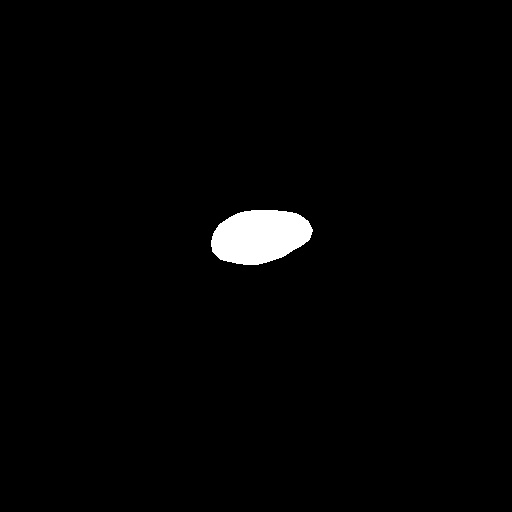
#> input picture Segmentation/MRIsample/CT/0.jpg, 512 x 512 px; its folder holds only this picture in this run
$ python -i main.py   (imports and definitions only)
#> lines starting #> are read from the running program, lines starting #| are printed output that depends on the picture; after the words box and inside, x2 and y2 are one past the last pixel; in counts of white or black regions, pixels touching at a corner belong together
import sys
import os

from PyQt5.QtWidgets import (
    QApplication, QMainWindow, QWidget, QLabel, QPushButton, QFileDialog,
    QGroupBox, QHBoxLayout, QVBoxLayout, QSpinBox, QTabWidget, QGridLayout,
    QFrame, QMessageBox
)

from PyQt5.QtGui import QPixmap, QImage
from PyQt5.QtCore import Qt

import cv2
import numpy as np

SIZE = 350

# [43 lines left out: functions make_image_box, draw_mask, draw_predict_mask, not called in this run]

#我的
SIZE = 350
FT_LOW = 0
FT_HIGH = 60
ISOLATION_THRESHOLD = 60

def get_TopK_largest_contours(mask, K=1):
    cnts, _ = cv2.findContours(mask, cv2.RETR_EXTERNAL, cv2.CHAIN_APPROX_SIMPLE)
    if not cnts:
        return []
    cnts_sorted = sorted(cnts, key=cv2.contourArea, reverse=True)
    return cnts_sorted[:K]

def fill_holes(mask, K=1):
    TopK_contour = get_TopK_largest_contours(mask, K)
    solid_mask = np.zeros_like(mask)
    if TopK_contour:
        cv2.drawContours(solid_mask, TopK_contour, -1, 255, thickness=cv2.FILLED)
    return solid_mask

def keep_clustered_contours(cnts, sigma=1.5):
    """保留最聚集的輪廓，剔除離群值"""
    if not cnts:
        return []

    # 1. 找出每個輪廓的中心點
    centers = []
    valid_cnts_map = []

    for c in cnts:
        M = cv2.moments(c)
        if M["m00"] != 0:
            cX = int(M["m10"] / M["m00"])
            cY = int(M["m01"] / M["m00"])
            centers.append([cX, cY])
            valid_cnts_map.append(c)

    if not centers:
        return []

    centers = np.array(centers)
    median_center = np.median(centers, axis=0)
    distances = np.linalg.norm(centers - median_center, axis=1)

    mean_dist = np.mean(distances)
    std_dist = np.std(distances)
    threshold = mean_dist + (sigma * std_dist)

    filtered_cnts = []
    for i, dist in enumerate(distances):
        if dist < threshold:
            filtered_cnts.append(valid_cnts_map[i])

    return filtered_cnts

# [73 lines left out: functions filter_dark_by_white_center, get_white_mask, get_right_half_mask, not called in this run]

def get_dark_mask(img, hand_mask):
    raw_dark_mask = cv2.inRange(img, FT_LOW, FT_HIGH)
    dark_inside_hand = cv2.bitwise_and(raw_dark_mask, raw_dark_mask, mask=hand_mask)

    kernel_open = np.ones((3, 3), np.uint8)
    dark_separated = cv2.erode(dark_inside_hand, kernel_open, iterations=1)
    topk_contours = get_TopK_largest_contours(dark_separated, K=20)

    clustered_contours = keep_clustered_contours(topk_contours, sigma=0.1)

    final_dark_mask = np.zeros_like(raw_dark_mask)
    if clustered_contours:
        cv2.drawContours(final_dark_mask, clustered_contours, -1, 255, thickness=cv2.FILLED)
    return final_dark_mask

# [10 lines left out: function get_ct_area_mask, not called in this run]

def generate_masks(img, is_white=False):
    # 影像前處理
    img_blur = cv2.GaussianBlur(img, (3, 3), 0)
    clache = cv2.createCLAHE(clipLimit=8.0, tileGridSize=(8, 8))
    img_clahe = clache.apply(img_blur)

    kernel = np.array([[0, -1, 0], [-1, 5, -1], [0, -1, 0]])
    img_sharp = cv2.filter2D(img_clahe, -1, kernel)

    ret, mask = cv2.threshold(img_sharp, 0, 255, cv2.THRESH_BINARY + cv2.THRESH_OTSU)

    kernel_morph = cv2.getStructuringElement(cv2.MORPH_RECT, (5, 5))
    mask_broken = cv2.morphologyEx(mask, cv2.MORPH_CLOSE, kernel_morph)
    hand_mask = fill_holes(mask_broken)

    if is_white:
        white_mask = get_white_mask(img_sharp, hand_mask)
        return hand_mask, white_mask
    else:
        dark_mask = get_dark_mask(img_sharp, hand_mask)
        return hand_mask, dark_mask

# [48 lines left out: functions predict_mask, dice_coef, not called in this run]


class MainWindow(QMainWindow):
    # [241 lines left out: functions __init__, setup_ui, build_tab, update_spin_range, load_folder_images, load_t1_folder and 4 more, not called in this run]

    def go_index(self, value):
        self.idx = value
        self.update_base_images()

    # [177 lines left out: functions update_filename_label, update_base_images, on_tab_changed, update_results, predict_all, not called in this run]


# ---------------- main ----------------
# [5 lines not run here, left out]

>>> import cv2
>>> picture = cv2.imread('MRIsample/CT/0.jpg', cv2.IMREAD_GRAYSCALE)
#> picture is the input picture: shape (512, 512); min 0, max 255, mean 4.2
>>> result = generate_masks(picture)
#> in generate_masks, `ret, mask = cv2.threshold(img_sharp, 0, 255, cv2.THRESH_BINARY + cv2.T..`: mask: shape (512, 512); 1.6% white; 1 white region
#> in generate_masks, `ret, mask = cv2.threshold(img_sharp, 0, 255, cv2.THRESH_BINARY + cv2.T..`: ret = 70
#> in get_TopK_largest_contours, `cnts, _ = cv2.findContours(mask, cv2.RETR_EXTERNAL, cv2.CHAIN_APPROX_S..`: cnts = 1 contour; box (x1, y1, x2, y2) and area: (211, 210, 313, 265) 4184
#> in get_TopK_largest_contours, `cnts_sorted = sorted(cnts, key=cv2.contourArea, reverse=True)`: cnts_sorted has the same summary as cnts
#> in fill_holes, `TopK_contour = get_TopK_largest_contours(mask, K)`: TopK_contour has the same summary as cnts in get_TopK_largest_contours
#> in get_dark_mask, `raw_dark_mask = cv2.inRange(img, FT_LOW, FT_HIGH)`:
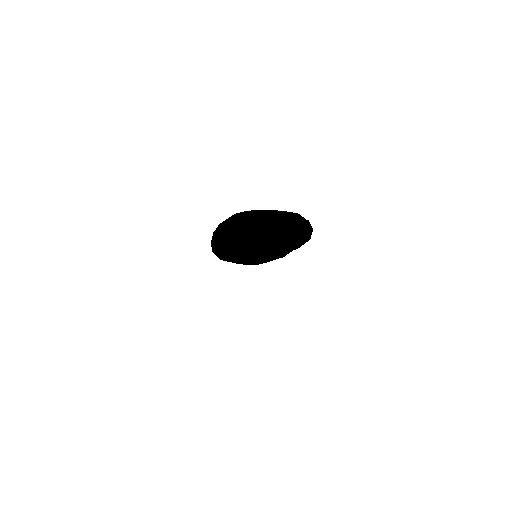
#> raw_dark_mask: shape (512, 512); 98.4% white; 1 black region, box (x1, y1, x2, y2) and area: (211, 210, 313, 265) 4317
#> in get_dark_mask, `dark_inside_hand = cv2.bitwise_and(raw_dark_mask, raw_dark_mask, mask=..`: dark_inside_hand: shape (512, 512); every value is 0
#> in get_dark_mask, `topk_contours = get_TopK_largest_contours(dark_separated, K=20)`: topk_contours = []
